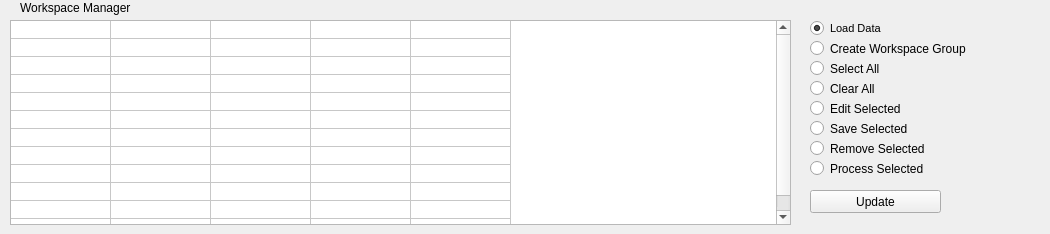
      <widget class="QWidget" name="page_8">
       <widget class="QLabel" name="label_105">
        <property name="geometry">
         <rect>
          <x>885</x>
          <y>0</y>
          <width>61</width>
          <height>20</height>
         </rect>
        </property>
        <property name="text">
         <string/>
        </property>
       </widget>
       <widget class="QTableWidget" name="tableWidgetWorkspaces">
        <property name="enabled">
         <bool>true</bool>
        </property>
        <property name="geometry">
         <rect>
          <x>10</x>
          <y>20</y>
          <width>781</width>
          <height>205</height>
         </rect>
        </property>
        <property name="sizePolicy">
         <sizepolicy hsizetype="Ignored" vsizetype="Ignored">
          <horstretch>0</horstretch>
          <verstretch>50</verstretch>
         </sizepolicy>
        </property>
        <property name="maximumSize">
         <size>
          <width>840</width>
          <height>205</height>
         </size>
        </property>
        <property name="sizeIncrement">
         <size>
          <width>5</width>
          <height>5</height>
         </size>
        </property>
        <property name="dragEnabled">
         <bool>false</bool>
        </property>
        <property name="selectionBehavior">
         <enum>QAbstractItemView::SelectRows</enum>
        </property>
        <property name="sortingEnabled">
         <bool>true</bool>
        </property>
        <property name="rowCount">
         <number>12</number>
        </property>
        <property name="columnCount">
         <number>5</number>
        </property>
        <attribute name="horizontalHeaderVisible">
         <bool>false</bool>
        </attribute>
        <attribute name="horizontalHeaderCascadingSectionResizes">
         <bool>false</bool>
        </attribute>
        <attribute name="horizontalHeaderDefaultSectionSize">
         <number>100</number>
        </attribute>
        <attribute name="horizontalHeaderShowSortIndicator" stdset="0">
         <bool>true</bool>
        </attribute>
        <attribute name="horizontalHeaderStretchLastSection">
         <bool>false</bool>
        </attribute>
        <attribute name="verticalHeaderVisible">
         <bool>false</bool>
        </attribute>
        <attribute name="verticalHeaderCascadingSectionResizes">
         <bool>true</bool>
        </attribute>
        <attribute name="verticalHeaderDefaultSectionSize">
         <number>18</number>
        </attribute>
        <attribute name="verticalHeaderHighlightSections">
         <bool>true</bool>
        </attribute>
        <attribute name="verticalHeaderMinimumSectionSize">
         <number>15</number>
        </attribute>
        <attribute name="verticalHeaderStretchLastSection">
         <bool>false</bool>
        </attribute>
        <row/>
        <row/>
        <row/>
        <row/>
        <row/>
        <row/>
        <row/>
        <row/>
        <row/>
        <row/>
        <row/>
        <row/>
        <column>
         <property name="text">
          <string>Workspace</string>
         </property>
        </column>
        <column>
         <property name="text">
          <string>Type</string>
         </property>
        </column>
        <column>
         <property name="text">
          <string>Saved</string>
         </property>
        </column>
        <column>
         <property name="text">
          <string>Size</string>
         </property>
        </column>
        <column>
         <property name="text">
          <string>Select</string>
         </property>
        </column>
       </widget>
       <widget class="QPushButton" name="pushButtonUpdate">
        <property name="geometry">
         <rect>
          <x>810</x>
          <y>190</y>
          <width>131</width>
          <height>23</height>
         </rect>
        </property>
        <property name="text">
         <string>Update</string>
        </property>
       </widget>
       <widget class="QLabel" name="label_109">
        <property name="geometry">
         <rect>
          <x>20</x>
          <y>0</y>
          <width>201</width>
          <height>16</height>
         </rect>
        </property>
        <property name="text">
         <string>Workspace Manager</string>
        </property>
       </widget>
       <widget class="QRadioButton" name="radioButtonSelectAll">
        <property name="geometry">
         <rect>
          <x>810</x>
          <y>60</y>
          <width>141</width>
          <height>17</height>
         </rect>
        </property>
        <property name="text">
         <string>Select All</string>
        </property>
       </widget>
       <widget class="QRadioButton" name="radioButtonClearAll">
        <property name="geometry">
         <rect>
          <x>810</x>
          <y>80</y>
          <width>131</width>
          <height>17</height>
         </rect>
        </property>
        <property name="text">
         <string>Clear All</string>
        </property>
       </widget>
       <widget class="QRadioButton" name="radioButtonSaveSelected">
        <property name="geometry">
         <rect>
          <x>810</x>
          <y>120</y>
          <width>151</width>
          <height>17</height>
         </rect>
        </property>
        <property name="text">
         <string>Save Selected</string>
        </property>
       </widget>
       <widget class="QRadioButton" name="radioButtonRemoveSelected">
        <property name="geometry">
         <rect>
          <x>810</x>
          <y>140</y>
          <width>171</width>
          <height>17</height>
         </rect>
        </property>
        <property name="text">
         <string>Remove Selected</string>
        </property>
       </widget>
       <widget class="QRadioButton" name="radioButtonEditSelected">
        <property name="geometry">
         <rect>
          <x>810</x>
          <y>100</y>
          <width>141</width>
          <height>17</height>
         </rect>
        </property>
        <property name="text">
         <string>Edit Selected</string>
        </property>
       </widget>
       <widget class="QRadioButton" name="radioButtonCreateWSG">
        <property name="geometry">
         <rect>
          <x>810</x>
          <y>40</y>
          <width>231</width>
          <height>17</height>
         </rect>
        </property>
        <property name="font">
         <font>
          <family>MS Shell Dlg 2</family>
         </font>
        </property>
        <property name="text">
         <string>Create Workspace Group</string>
        </property>
       </widget>
       <widget class="QRadioButton" name="radioButtonLoadSingleWorkspace">
        <property name="geometry">
         <rect>
          <x>810</x>
          <y>20</y>
          <width>231</width>
          <height>17</height>
         </rect>
        </property>
        <property name="font">
         <font>
          <family>MS Shell Dlg 2</family>
          <pointsize>8</pointsize>
         </font>
        </property>
        <property name="text">
         <string>Load Data</string>
        </property>
        <property name="checked">
         <bool>true</bool>
        </property>
       </widget>
       <widget class="QRadioButton" name="radioButtonProcessSelected">
        <property name="geometry">
         <rect>
          <x>810</x>
          <y>160</y>
          <width>181</width>
          <height>17</height>
         </rect>
        </property>
        <property name="text">
         <string>Process Selected</string>
        </property>
       </widget>
      </widget>
